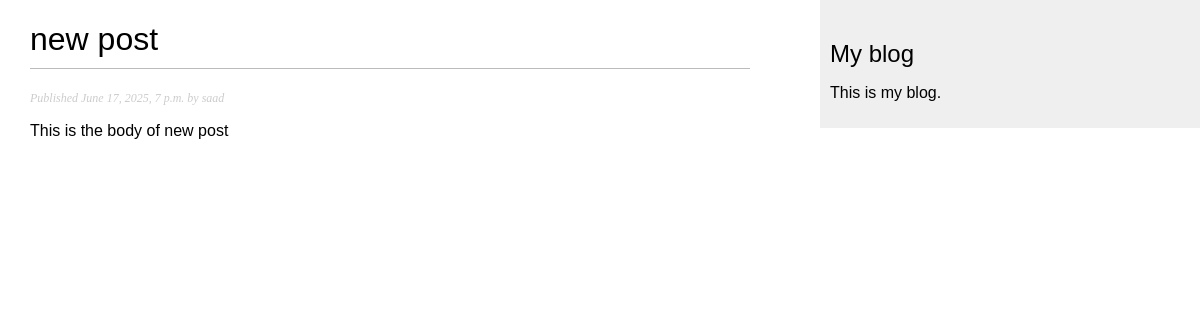
The page /blog/2025/6/17/new-post/ on the database its author committed.
### blog/models.py (models this page shows, shortened)
class Post(models.Model):
    class Status(models.TextChoices):
        DRAFT = 'DF', 'Draft'
        PUBLISHED = 'PB', 'Published'
    title = models.CharField(max_length=250)
    slug = models.SlugField(max_length=250, unique_for_date='publish')
    author = models.ForeignKey(User, on_delete=models.CASCADE, related_name='blog_posts')
    body = models.TextField()
    publish = models.DateTimeField(default=timezone.now)
    created = models.DateTimeField(auto_now_add=True)
    updated = models.DateTimeField(auto_now=True)
    status = models.CharField(max_length=2, choices=Status.choices, default=Status.DRAFT)
    class Meta:
        ordering = ['-publish']
        indexes = [
            models.Index(fields=['-publish']),
        ]

### blog/views.py (the view)
# urls.py: path("<int:year>/<int:month>/<int:day>/<str:slug>/", views.post_detail, name="post_detail"), # type: ignore
def post_detail(request, year, month, day, slug): # type: ignore
    post = get_object_or_404(Post, status=Post.Status.PUBLISHED
                            , publish__year=year
                            , publish__month=month
                            , publish__day=day
                            , slug=slug
                            )
    return render(request, 'blog/post/detail.html', {'post': post})  # type: ignore

### blog/templates/blog/post/detail.html (shortened to what this page needs)
{% extends "blog/base.html" %}
{% block content %}
    <h1>{{ post.title }}</h1>
    <p class="date">
    Published {{ post.publish }} by {{ post.author }}
    </p>
    {{ post.body|linebreaks }}
{% endblock %}

### blog/static/css/blog.css (style rules this page uses)
body { margin:0; padding:0; font-family:helvetica, sans-serif; }
h1 { font-weight:normal; border-bottom:1px solid #bbb; padding:0 0 10px 0; }
p.date { color:#ccc; font-family: georgia, serif; font-size: 12px; font-style: italic; }

### rows shown on the page
Post: title "new post", publish "June 17, 2025, 7 p.m.", author "saad", body "This is the body of new post"
